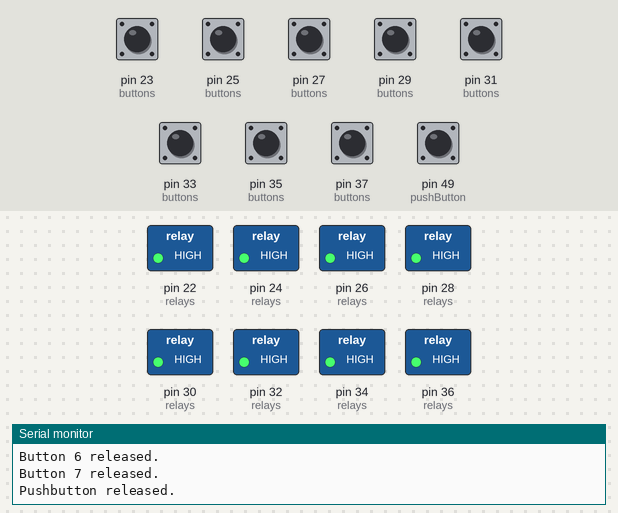
Recording of a sketch running on a simulated Arduino Mega 2560, built with avr-gcc and run on an emulated ATmega2560. Parts: switched loads named in the sketch (green lamp = pin HIGH), the last lines printed to the serial monitor. Inputs (shaded band) come from the test bench; at power-on: pin 23 (buttons), pin 25 (buttons), pin 27 (buttons), pin 29 (buttons), pin 31 (buttons), pin 33 (buttons), pin 35 (buttons), pin 37 (buttons), pin 49 (pushButton) HIGH.

Above: at 1.4 s.
1.5 s: pin 23 (buttons) pulled LOW for 0.15 s
3.1 s: pin 23 (buttons) pulled LOW for 1 s
At 3.7 s:
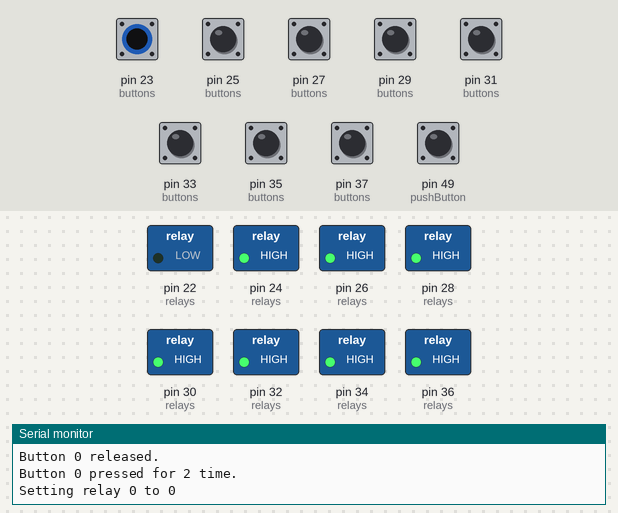
5.6 s: pin 49 (pushButton) pulled LOW for 0.15 s
7.2 s: pin 25 (buttons) pulled LOW for 0.15 s
At 8.3 s:
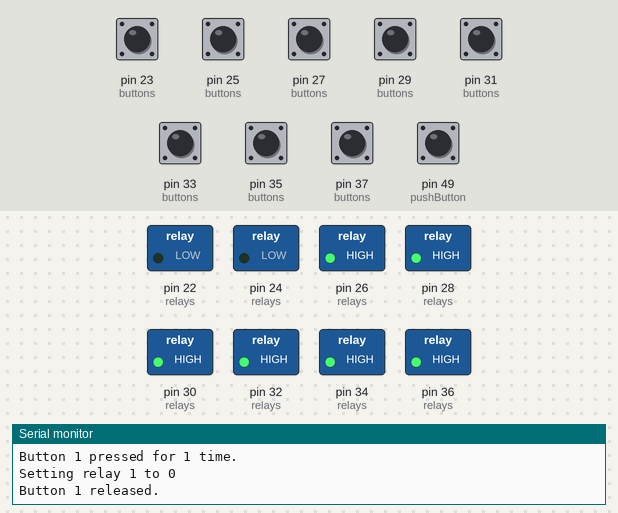
8.8 s: pin 23 (buttons) pulled LOW for 0.15 s
At 10.0 s:
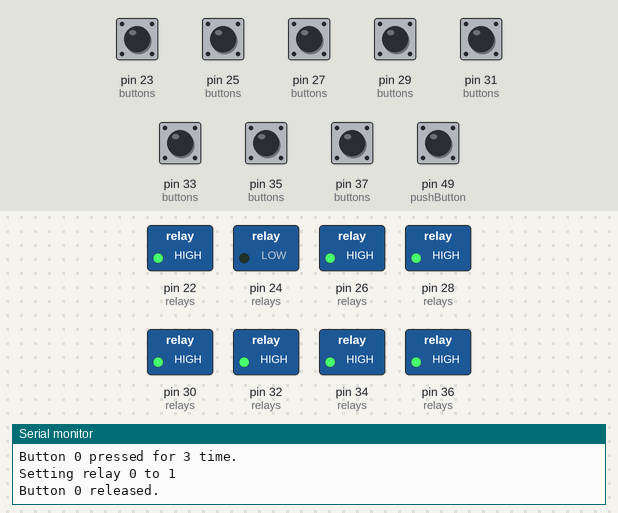
10.4 s: pin 25 (buttons) pulled LOW for 1 s
At 11.5 s:
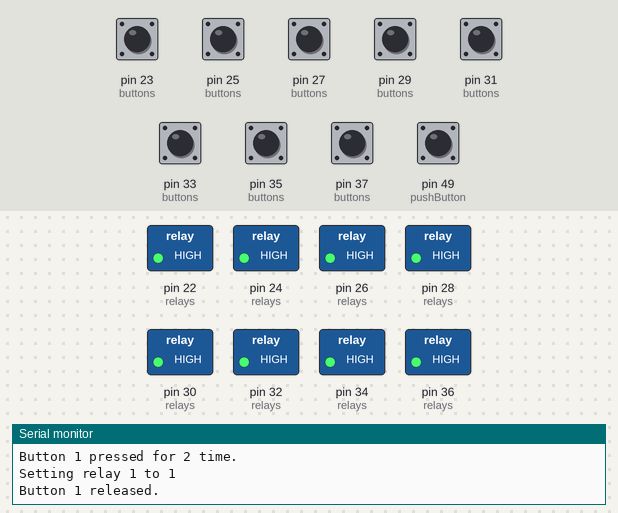
Timing chart, 0 to 13.4 s (numbered marks = the images above; inputs shaded):
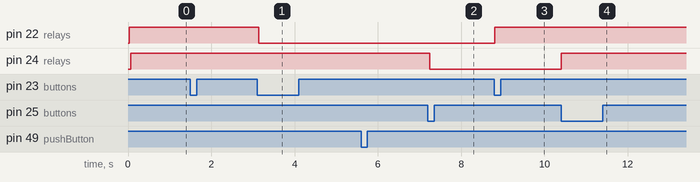

The sketch:

mega-ha-controller2.ino
```cpp
// Put the libraries in
#include <avr/wdt.h>

// Controller Name
const String controllerName = "HA-Controller1";

// button PINS
#define NUM_BUTTONS 8
const int button1 = 23;// was 23 - pushButton on 49
const int button2 = 25;
const int button3 = 27;
const int button4 = 29;
const int button5 = 31;
const int button6 = 33;\
const int button7 = 35;
const int button8 = 37;
int buttons[] = {button1,button2,button3,button4,button5,button6,button7,button8};
//int buttonStates[] = {};
const byte pushButton = 49;// was 49 - button on 23
const int pushButtonRelayMapping = 1;

const int buttonCounter1 = 0;
const int buttonCounter2 = 0;
const int buttonCounter3 = 0;
const int buttonCounter4 = 0;
const int buttonCounter5 = 0;
const int buttonCounter6 = 0;
const int buttonCounter7 = 0;
const int buttonCounter8 = 0;
int buttonCounters[] = {buttonCounter1,buttonCounter2,buttonCounter3,buttonCounter4,buttonCounter5,buttonCounter6,buttonCounter7,buttonCounter8};

// CURRENT relay state
const int buttonState1 = 0;
const int buttonState2 = 0;
const int buttonState3 = 0;
const int buttonState4 = 0;
const int buttonState5 = 0;
const int buttonState6 = 0;
const int buttonState7 = 0;
const int buttonState8 = 0;
int buttonStates[] = {buttonState1,buttonState2,buttonState3,buttonState4,buttonState5,buttonState6,buttonState7,buttonState8};
int pushbuttonState = 0;

// LAST relay state
const int buttonLastState1 = 0;
const int buttonLastState2 = 0;
const int buttonLastState3 = 0;
const int buttonLastState4 = 0;
const int buttonLastState5 = 0;
const int buttonLastState6 = 0;
const int buttonLastState7 = 0;
const int buttonLastState8 = 0;
int buttonLastStates[] = {buttonLastState1,buttonLastState2,buttonLastState3,buttonLastState4,buttonLastState5,buttonLastState6,buttonLastState7,buttonLastState8};
int pushbuttonLastState = 0;


// RELAY PIN NUMBERS
#define NUM_RELAYS 8
#define RELAY_ON 0
#define RELAY_OFF 1
const int relay1 = 22;
const int relay2 = 24;
const int relay3 = 26;
const int relay4 = 28;
const int relay5 = 30;
const int relay6 = 32;
const int relay7 = 34;
const int relay8 = 36;
int relays[] = {relay1,relay2,relay3,relay4,relay5,relay6,relay7,relay8};

// INITIAL relay state
const int relayState1 = 0;
const int relayState2 = 0;
const int relayState3 = 0;
const int relayState4 = 0;
const int relayState5 = 0;
const int relayState6 = 0;
const int relayState7 = 0;
const int relayState8 = 0;
int relayStates[] = {relayState1,relayState2,relayState3,relayState4,relayState5,relayState6,relayState7,relayState8};

//// FUNCTIONS ////
// NONE


void setup()
{

  // start the serial library:
  Serial.begin(19200);
  Serial.println("Programme started on " + controllerName + "...");

  // Start watchdog
  wdt_enable(WDTO_1S);
  Serial.println("Watchdog started at 1 seconds");


  //// Set Pins START ////
  pinMode(pushButton,INPUT_PULLUP);
  for (int i = 0; i < NUM_RELAYS; i++) {
    String msg = "setting button " + String(i);
    String msg2 = msg + " for pin " + String(buttons[i]);
    Serial.println(msg2);
    pinMode(buttons[i], INPUT_PULLUP); // INPUT for Switch - INPUT_PULLUP for buttons
    String msg3 = "setting relay " + String(i);
    String msg4 = msg3 + " for pin " + String(relays[i]);
    Serial.println(msg4);
    pinMode(relays[i], OUTPUT);
    digitalWrite(relays[i],RELAY_OFF);
  }

}

void loop()
{

  //safely in the loop
  wdt_reset();

  for (int i = 0; i < NUM_RELAYS; i++)
  {
    buttonStates[i] = digitalRead(buttons[i]);
    if (buttonStates[i] != buttonLastStates[i]) {
      if (buttonStates[i] == LOW) {
        buttonCounters[i]++;
        Serial.println("Button " + String(i) + " pressed for " + String(buttonCounters[i]) + " time.");
        //Now toggle the relay state for the corresponding button
        relayStates[i] = !relayStates[i];
        //Set Relay based on new state
        Serial.println("Setting relay " + String(i) + " to " + String(relayStates[i]));
        digitalWrite(relays[i],relayStates[i]);
      } else {
        Serial.println("Button " + String(i) + " released.");
      }
    }
    // save the current state as the last state,
    //for next time through the loop
    buttonLastStates[i] = buttonStates[i];
  }

  // handle the local pushbutton
  pushbuttonState = digitalRead(pushButton);
  if (pushbuttonState != pushbuttonLastState) {
    if (pushbuttonState == LOW) {
      relayStates[pushButtonRelayMapping] = !relayStates[pushButtonRelayMapping];
        Serial.println("PushButton - Setting relay " + String(pushButtonRelayMapping) + " to " + String(relayStates[pushButtonRelayMapping]));
        digitalWrite(relays[pushButtonRelayMapping],relayStates[pushButtonRelayMapping]);
    } else {
        Serial.println("Pushbutton released.");
    }
  }
  pushbuttonLastState = pushbuttonState;

  // Delay a little bit to avoid bouncing
  delay(50);


}
```

Measured:
- after the input at 3.1 s, pin 22 (relays): HIGH → LOW at once
- after the input at 7.2 s, pin 24 (relays): HIGH → LOW after 0.05 s
- after the input at 8.8 s, pin 22 (relays): LOW → HIGH at once
- after the input at 10.4 s, pin 24 (relays): LOW → HIGH at once
